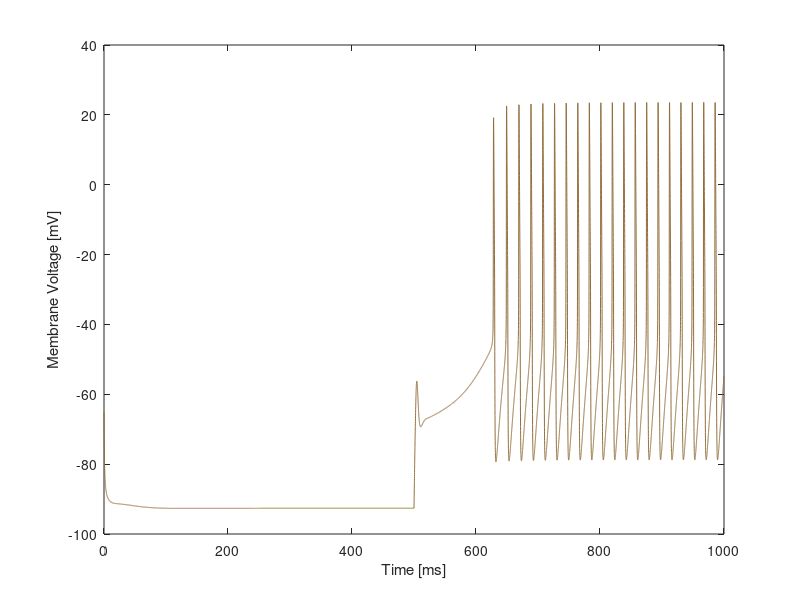

Reproduce this figure in MATLAB.
% this model was before I integrated all of the experimental measurments
% (except for the current) and changed it to not be units/area
clear;clc;%close all
warning off all;
totaltime=1000;
dt=0.05;
t=0:dt:totaltime;
%all units for conductance in mS/cm2
gNamax=7;
gKmax=3;
gAmax=4; %5
gBmax=5;
gleak=.1;
ENa=50;
EK=-90;
Eleak =-75;
tauh=20;%ms
taun=2;
taua=16;
tauah=40;
taub=10;
taubh=100;
v=NaN(1,length(t));
Iapp=NaN(1,length(t));
n=NaN(1,length(t));
h=NaN(1,length(t));
a=NaN(1,length(t));
ah=NaN(1,length(t));
b=NaN(1,length(t));
bh=NaN(1,length(t));
initv=-65;
v(1,1)=initv;
cm=1.5;%mF/cm2
h=1/(1+exp((initv+85)/1));
n=1/(1+exp((initv+65)/-3));
a=1/(1+exp((initv+65)/-3));
ah=1/(1+exp((initv+85)/1));
b=1.1456+(-1.1261./(1+exp((initv+24.6122)/8.6676)));
bh=0.1617+(0.7418./(1+exp((initv+58.9997)/4.7303)));
Iapp(1:end)=17;%pA
Iapp(1:10000)=-2;
acurrent(1)=0;
bcurrent(1)=0;

for i=1:length(t)-1;
    minf(i)=1/(1+exp((v(i)+30)/-4));
    hinf(i)=1/(1+exp((v(i)+66)/4));
    ninf(i)=1/(1+exp((v(i)+35)/-4));
    ainf(i)=1/(1+exp((v(i)+65)/-3));
    ahinf(i)=1/(1+exp((v(i)+85)/3));
    binf(i)=1.1456+(-1.1261./(1+exp((v(i)+24.6122)/8.6676)));
    bhinf(i)=0.1617+(0.7418./(1+exp((v(i)+58.9997)/4.7303)));
    
    hdt=((hinf(i)-h(i))./tauh).*dt;
    ndt=((ninf(i)-n(i))./taun).*dt;
    adt=((ainf(i)-a(i))./taua).*dt;
    ahdt=((ahinf(i)-ah(i))./tauah).*dt;
    bdt=((binf(i)-b(i))./taub).*dt;
    bhdt=((bhinf(i)-bh(i))./taubh).*dt;
    
    h(i+1)=h(i)+hdt;
    n(i+1)=n(i)+ndt;
    a(i+1)=a(i)+adt;
    ah(i+1)=ah(i)+ahdt;
    b(i+1)=b(i)+bdt;
    bh(i+1)=bh(i)+bhdt;
    
    dia=a(i)*ah(i)*gAmax*(v(i)-EK)*dt;
    dib=b(i)*bh(i)*gBmax*(v(i)-EK)*dt;
    acurrent(i+1)=dia+acurrent(i);
    bcurrent(i+1)=dib+bcurrent(i);
    
    dv=-(minf(i)*(1*(1-n(i))+0*h(i))*gNamax*(v(i)-ENa)+n(i)*gKmax*(v(i)-EK)+...
        a(i)*ah(i)*gAmax*(v(i)-EK)+b(i)*bh(i)*gBmax*(v(i)-EK)+...
        gleak.*(v(i)-Eleak)-Iapp(i))/cm*dt;
    v(i+1)=dv+v(i);
end

plot(t,v,'Color',[rand rand rand]);hold on;
% plot(t,acurrent,'Color',[rand rand rand]);hold on;
% plot(t,bcurrent,'Color',[rand rand rand])
% plot(t,b,'Color',[rand rand rand])
% plot(t,bh,'Color',[rand rand rand])
xlabel('Time [ms]')
ylabel('Membrane Voltage [mV]')
hold on;

